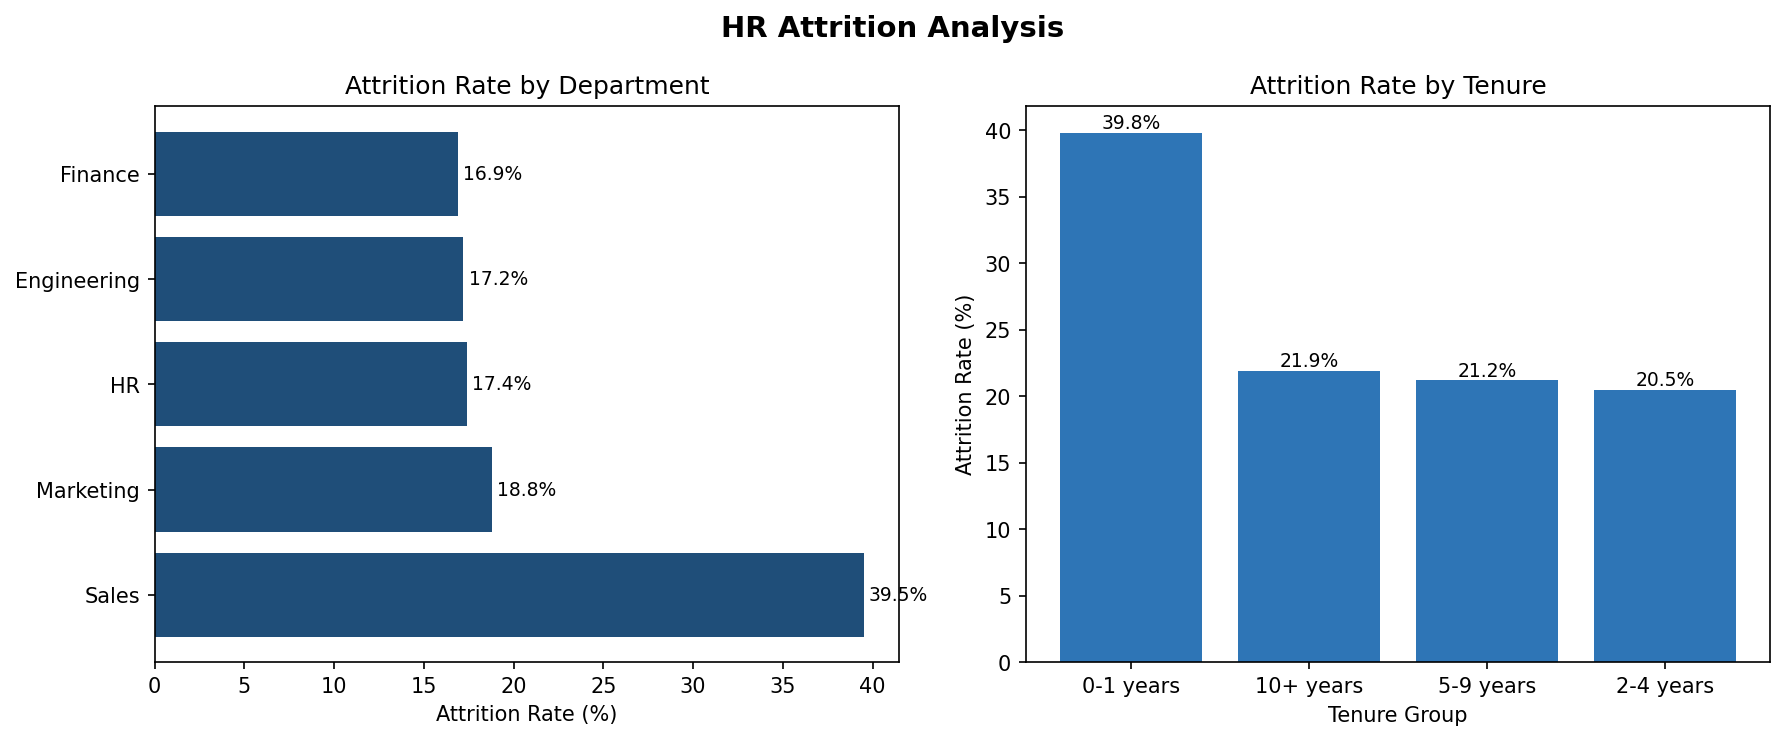

Here is the Python script that generated this plot:
"""
PROJECT 1 — HR Attrition Study
Tools: Python, SQLite (SQL), pandas, matplotlib
Dataset: Simulated IBM-style HR data (no download needed)

What you'll learn:
  - Creating a SQLite database from a CSV-style dataset
  - Writing SQL queries with WHERE, GROUP BY, JOIN, CASE
  - Attrition analysis by department and tenure
  - Building a simple pivot-style summary
"""

import sqlite3
import pandas as pd
import matplotlib.pyplot as plt
import matplotlib
matplotlib.use('Agg')
import random
import os

random.seed(42)

# ─────────────────────────────────────────────
# STEP 1 — Create sample HR dataset
# ─────────────────────────────────────────────

departments   = ['Sales', 'Engineering', 'HR', 'Finance', 'Marketing']
roles         = ['Analyst', 'Manager', 'Executive', 'Director', 'Specialist']
dept_weights  = [0.30, 0.25, 0.15, 0.15, 0.15]

rows = []
for emp_id in range(1, 1001):
    dept       = random.choices(departments, weights=dept_weights)[0]
    role       = random.choice(roles)
    tenure     = random.randint(0, 15)            # years at company
    age        = random.randint(22, 55)
    salary     = random.randint(30000, 120000)
    perf_score = random.randint(1, 5)             # 1=low, 5=high

    # Attrition logic: Sales + short tenure = higher chance of leaving
    base_chance = 0.12
    if dept == 'Sales':
        base_chance += 0.18
    if tenure < 2:
        base_chance += 0.20
    if perf_score <= 2:
        base_chance += 0.10

    attrition = 'Yes' if random.random() < base_chance else 'No'

    rows.append([emp_id, dept, role, tenure, age, salary, perf_score, attrition])

df = pd.DataFrame(rows, columns=[
    'EmployeeID', 'Department', 'Role', 'YearsAtCompany',
    'Age', 'MonthlySalary', 'PerformanceScore', 'Attrition'
])

print(f"Dataset created: {len(df)} employees")
print(df.head(5).to_string(index=False))


# ─────────────────────────────────────────────
# STEP 2 — Load into SQLite database
# ─────────────────────────────────────────────

conn = sqlite3.connect(':memory:')   # in-memory DB, no file needed
df.to_sql('employees', conn, index=False, if_exists='replace')
print("\n✅ Data loaded into SQLite table: employees")


# ─────────────────────────────────────────────
# STEP 3 — SQL Queries
# ─────────────────────────────────────────────

print("\n" + "="*60)
print("QUERY 1 — Overall attrition rate")
print("="*60)
q1 = """
SELECT
    COUNT(*) AS total_employees,
    SUM(CASE WHEN Attrition = 'Yes' THEN 1 ELSE 0 END) AS left_company,
    ROUND(
        100.0 * SUM(CASE WHEN Attrition = 'Yes' THEN 1 ELSE 0 END) / COUNT(*), 1
    ) AS attrition_rate_pct
FROM employees;
"""
print(pd.read_sql_query(q1, conn).to_string(index=False))


print("\n" + "="*60)
print("QUERY 2 — Attrition rate by Department")
print("="*60)
q2 = """
SELECT
    Department,
    COUNT(*) AS total,
    SUM(CASE WHEN Attrition = 'Yes' THEN 1 ELSE 0 END) AS left_company,
    ROUND(
        100.0 * SUM(CASE WHEN Attrition = 'Yes' THEN 1 ELSE 0 END) / COUNT(*), 1
    ) AS attrition_pct
FROM employees
GROUP BY Department
ORDER BY attrition_pct DESC;
"""
dept_df = pd.read_sql_query(q2, conn)
print(dept_df.to_string(index=False))


print("\n" + "="*60)
print("QUERY 3 — Attrition by Tenure bucket (new vs experienced)")
print("="*60)
q3 = """
SELECT
    CASE
        WHEN YearsAtCompany < 2  THEN '0-1 years'
        WHEN YearsAtCompany < 5  THEN '2-4 years'
        WHEN YearsAtCompany < 10 THEN '5-9 years'
        ELSE '10+ years'
    END AS tenure_group,
    COUNT(*) AS total,
    SUM(CASE WHEN Attrition = 'Yes' THEN 1 ELSE 0 END) AS left_company,
    ROUND(
        100.0 * SUM(CASE WHEN Attrition = 'Yes' THEN 1 ELSE 0 END) / COUNT(*), 1
    ) AS attrition_pct
FROM employees
GROUP BY tenure_group
ORDER BY attrition_pct DESC;
"""
tenure_df = pd.read_sql_query(q3, conn)
print(tenure_df.to_string(index=False))


print("\n" + "="*60)
print("QUERY 4 — High-risk group: Sales dept + tenure < 2 years")
print("="*60)
q4 = """
SELECT
    Department,
    Role,
    COUNT(*) AS headcount,
    SUM(CASE WHEN Attrition = 'Yes' THEN 1 ELSE 0 END) AS left_company,
    ROUND(
        100.0 * SUM(CASE WHEN Attrition = 'Yes' THEN 1 ELSE 0 END) / COUNT(*), 1
    ) AS attrition_pct
FROM employees
WHERE Department = 'Sales' AND YearsAtCompany < 2
GROUP BY Department, Role
ORDER BY attrition_pct DESC;
"""
print(pd.read_sql_query(q4, conn).to_string(index=False))


print("\n" + "="*60)
print("QUERY 5 — Average salary of employees who left vs stayed")
print("="*60)
q5 = """
SELECT
    Attrition,
    ROUND(AVG(MonthlySalary), 0) AS avg_salary,
    ROUND(AVG(YearsAtCompany), 1) AS avg_tenure,
    ROUND(AVG(PerformanceScore), 2) AS avg_perf_score
FROM employees
GROUP BY Attrition;
"""
print(pd.read_sql_query(q5, conn).to_string(index=False))


# ─────────────────────────────────────────────
# STEP 4 — Charts
# ─────────────────────────────────────────────

fig, axes = plt.subplots(1, 2, figsize=(12, 5))
fig.suptitle('HR Attrition Analysis', fontsize=14, fontweight='bold')

# Chart 1: Attrition % by department
axes[0].barh(dept_df['Department'], dept_df['attrition_pct'], color='#1F4E79')
axes[0].set_xlabel('Attrition Rate (%)')
axes[0].set_title('Attrition Rate by Department')
for i, v in enumerate(dept_df['attrition_pct']):
    axes[0].text(v + 0.3, i, f'{v}%', va='center', fontsize=9)

# Chart 2: Attrition % by tenure group
axes[1].bar(tenure_df['tenure_group'], tenure_df['attrition_pct'], color='#2E75B6')
axes[1].set_xlabel('Tenure Group')
axes[1].set_ylabel('Attrition Rate (%)')
axes[1].set_title('Attrition Rate by Tenure')
for i, v in enumerate(tenure_df['attrition_pct']):
    axes[1].text(i, v + 0.3, f'{v}%', ha='center', fontsize=9)

plt.tight_layout()
out = '/mnt/user-data/outputs/project1_hr_attrition.png'
plt.savefig(out, dpi=150, bbox_inches='tight')
print(f"\n✅ Chart saved to {out}")


# ─────────────────────────────────────────────
# STEP 5 — Business Summary (like a BA would write)
# ─────────────────────────────────────────────

print("\n" + "="*60)
print("BUSINESS SUMMARY")
print("="*60)
overall = pd.read_sql_query(q1, conn)
rate = overall['attrition_rate_pct'].values[0]
top_dept = dept_df.iloc[0]
top_tenure = tenure_df.iloc[0]

print(f"""
Overall attrition rate: {rate}%

Key findings:
  1. {top_dept['Department']} has the highest attrition at {top_dept['attrition_pct']}% —
     significantly above the company average.

  2. Employees in their first {top_tenure['tenure_group']} are leaving at {top_tenure['attrition_pct']}%,
     the highest of any tenure group. This suggests an onboarding or early engagement problem.

  3. Employees who left had a lower average salary than those who stayed,
     indicating compensation may be a factor worth investigating further.

Recommendation:
  Focus retention efforts on Sales new-joiners in their first 2 years.
  Consider stay interviews at the 6-month and 1-year marks for that group.
""")

conn.close()
print("Done!")
